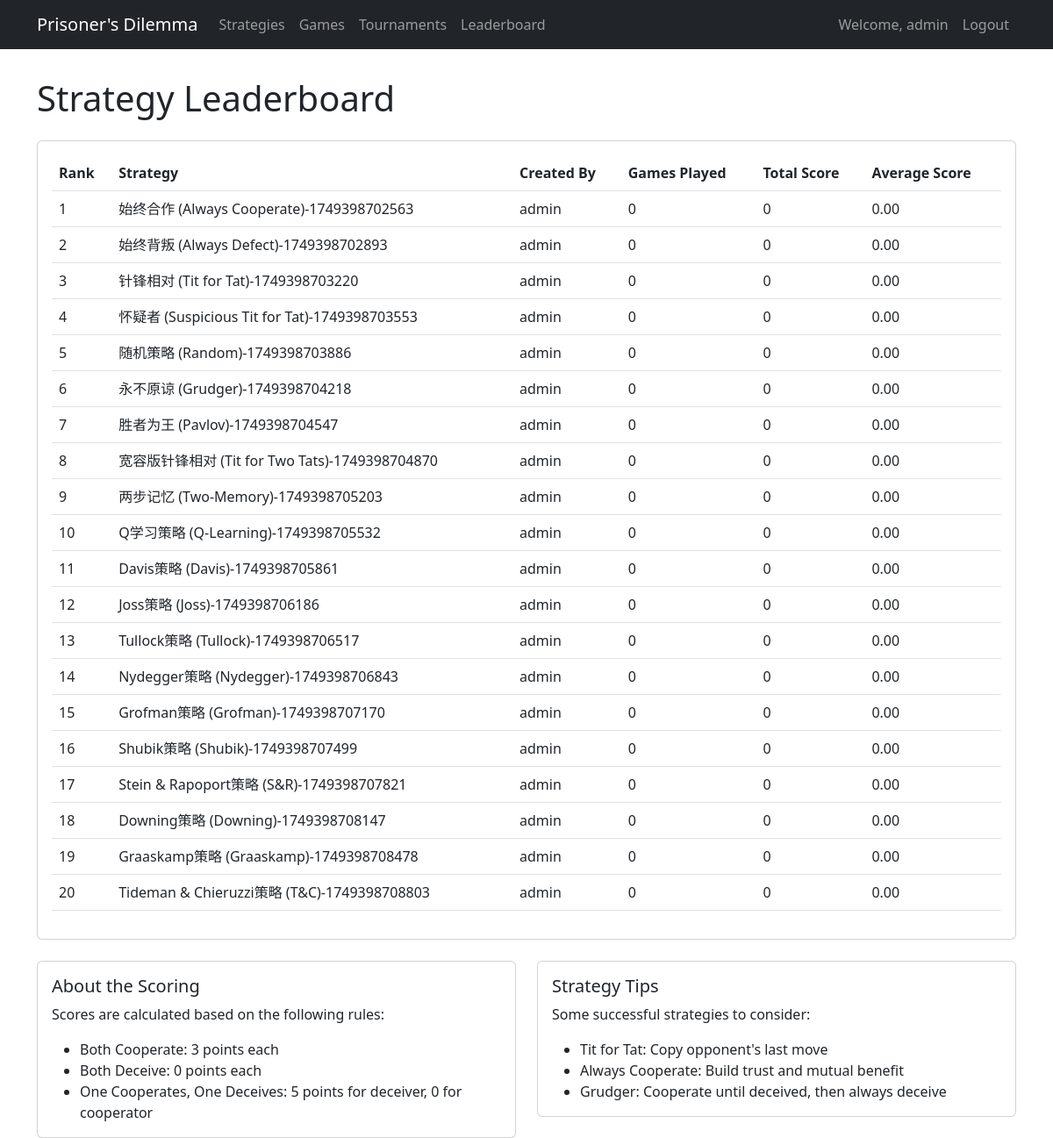
The page /leaderboard/ (signed in) on the database as committed earlier.
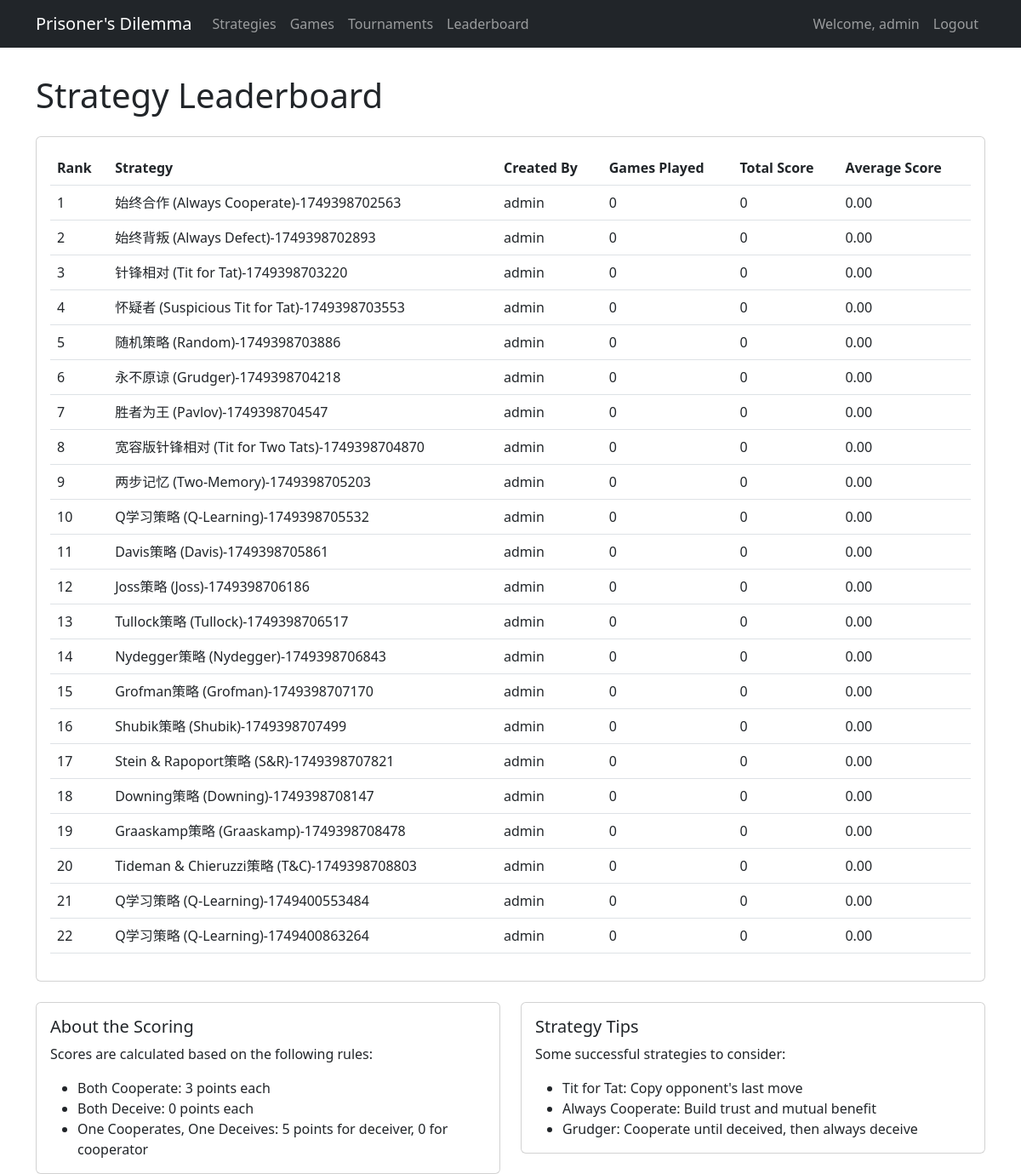
The same page on the database as committed later.
### dilemma_game/models.py (models this page shows, shortened)
class Strategy(models.Model):
    name = models.CharField(max_length=100)
    description = models.TextField()
    code = models.TextField()
    created_by = models.ForeignKey(User, on_delete=models.CASCADE)
    created_at = models.DateTimeField(auto_now_add=True)
    updated_at = models.DateTimeField(auto_now=True)
    is_preset = models.BooleanField(default=False)
    preset_id = models.CharField(max_length=50, blank=True, null=True)

### dilemma_game/views.py (the view)
# urls.py: path('leaderboard/', leaderboard, name='leaderboard'),
@login_required
def leaderboard(request):
    strategies = Strategy.objects.all()
    strategy_stats = []
    for strategy in strategies:
        games_as_p1 = Game.objects.filter(strategy1=strategy, status='COMPLETED')
        games_as_p2 = Game.objects.filter(strategy2=strategy, status='COMPLETED')
        total_score = sum(g.player1_score for g in games_as_p1) + sum(g.player2_score for g in games_as_p2)
        total_games = games_as_p1.count() + games_as_p2.count()
        if total_games > 0:
            avg_score = total_score / total_games
        else:
            avg_score = 0
        strategy_stats.append({
            'strategy': strategy,
            'total_games': total_games,
            'total_score': total_score,
            'avg_score': avg_score
        })
    strategy_stats.sort(key=lambda x: x['avg_score'], reverse=True)
    return render(request, 'dilemma_game/leaderboard.html', {
        'strategy_stats': strategy_stats
    })

### dilemma_game/templates/dilemma_game/leaderboard.html (shortened to what this page needs)
{% extends 'dilemma_game/base.html' %}
{% block content %}
<div class="row">
    <div class="col-12">
        <h1 class="mb-4">Strategy Leaderboard</h1>
        {% if strategy_stats %}
        <div class="card">
            <div class="card-body">
                <div class="table-responsive">
                    <table class="table table-hover">
                        <thead>
                            <tr>
                                <th>Rank</th>
                                <th>Strategy</th>
                                <th>Created By</th>
                                <th>Games Played</th>
                                <th>Total Score</th>
                                <th>Average Score</th>
                            </tr>
                        </thead>
                        <tbody>
                            {% for stat in strategy_stats %}
                            <tr>
                                <td>{{ forloop.counter }}</td>
                                <td>{{ stat.strategy.name }}</td>
                                <td>{{ stat.strategy.created_by.username }}</td>
                                <td>{{ stat.total_games }}</td>
                                <td>{{ stat.total_score }}</td>
                                <td>{{ stat.avg_score|floatformat:2 }}</td>
                            </tr>
                            {% endfor %}
                        </tbody>
                    </table>
                </div>
            </div>
        </div>
        {% else %}
        <div class="alert alert-info">
            No games have been played yet.
            <a href="{% url 'game_create' %}" class="alert-link">Start a new game</a>
        </div>
        {% endif %}
    </div>
</div>
<div class="row mt-4">
    <div class="col-md-6">
        <div class="card">
            <div class="card-body">
                <h5 class="card-title">About the Scoring</h5>
                <p class="card-text">
                    Scores are calculated based on the following rules:
                </p>
                <ul class="mb-0">
                    <li>Both Cooperate: 3 points each</li>
                    <li>Both Deceive: 0 points each</li>
                    <li>One Cooperates, One Deceives: 5 points for deceiver, 0 for cooperator</li>
                </ul>
            </div>
        </div>
    </div>
    <div class="col-md-6">
        <div class="card">
            <div class="card-body">
                <h5 class="card-title">Strategy Tips</h5>
                <p class="card-text">
                    Some successful strategies to consider:
                </p>
                <ul class="mb-0">
                    <li>Tit for Tat: Copy opponent's last move</li>
                    <li>Always Cooperate: Build trust and mutual benefit</li>
                    <li>Grudger: Cooperate until deceived, then always deceive</li>
                </ul>
            </div>
        </div>
    </div>
</div>
{% endblock %}

Rows that differ between the two databases and show on the page:
added Strategy: strategy.name "Q学习策略 (Q-Learning)-1749400553484", strategy.created_by.username "admin", total_games "0", total_score "0", avg_score "0.00"
added Strategy: strategy.name "Q学习策略 (Q-Learning)-1749400863264", strategy.created_by.username "admin", total_games "0", total_score "0", avg_score "0.00"
